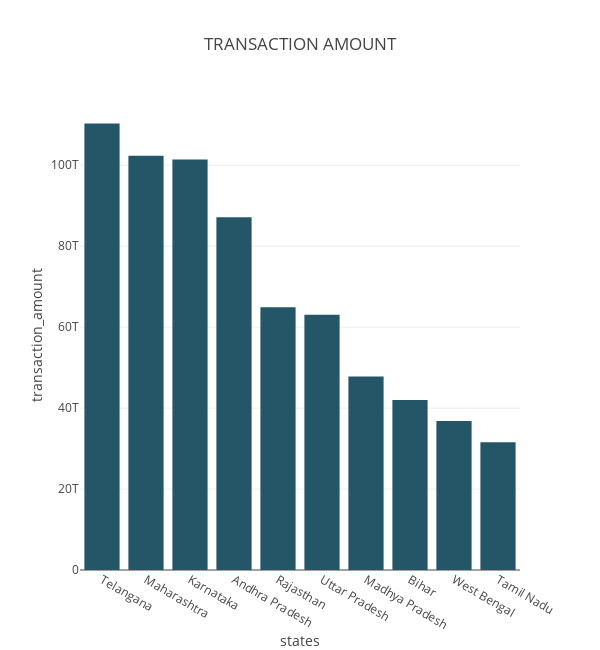
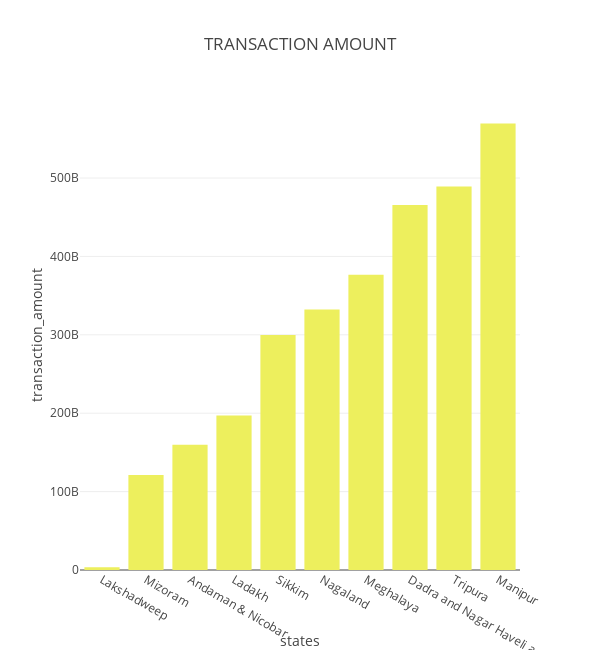
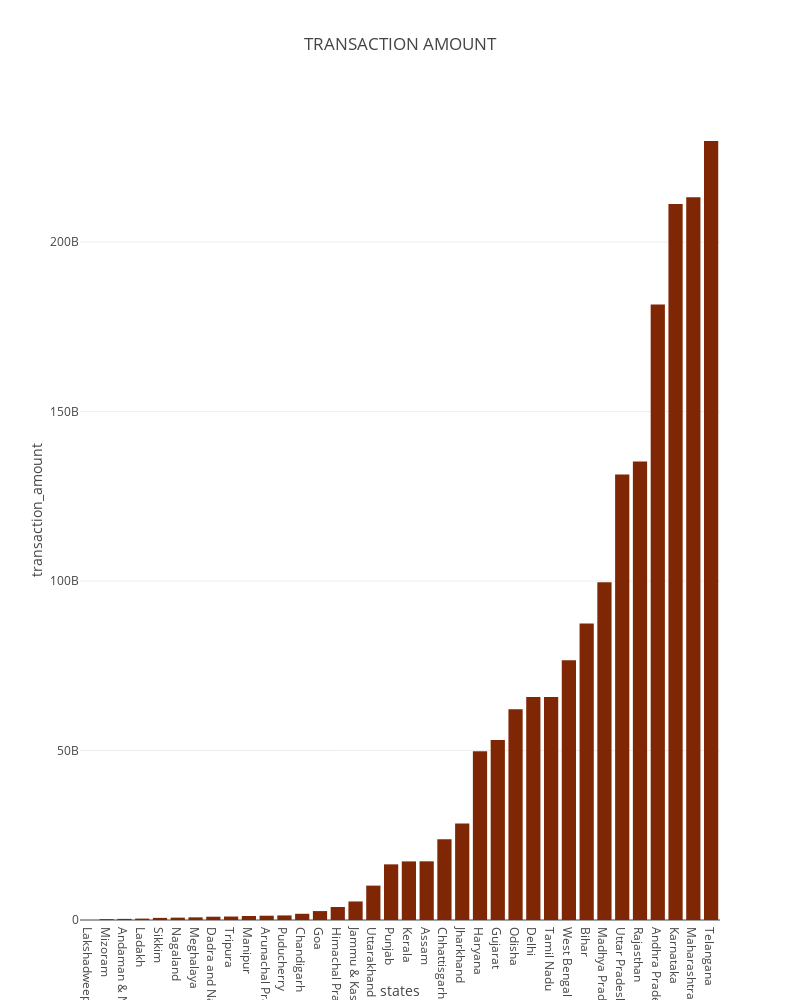

Source (notebook cell) for these figures, in order:
### Code cell
top_chart_transaction_amount("aggrecated_transaction")

### Figure 1 — Plotly figure (JSON) as saved in the notebook; plotly's stock layout.template omitted (floating-point values rounded to 4 significant figures)
{"data": [{"alignmentgroup": "True", "hovertemplate": "<b>%{hovertext}</b><br><br>states=%{x}<br>transaction_amount=%{y}<extra></extra>", "hovertext": ["Telangana", "Maharashtra", "Karnataka", "Andhra Pradesh", "Rajasthan", "Uttar Pradesh", "Madhya Pradesh", "Bihar", "West Bengal", "Tamil Nadu"], "legendgroup": "", "marker": {"color": "rgb(36, 86, 104)", "pattern": {"shape": ""}}, "name": "", "offsetgroup": "", "orientation": "v", "showlegend": false, "textposition": "auto", "type": "bar", "x": ["Telangana", "Maharashtra", "Karnataka", "Andhra Pradesh", "Rajasthan", "Uttar Pradesh", "Madhya Pradesh", "Bihar", "West Bengal", "Tamil Nadu"], "xaxis": "x", "y": [110321105534712, 102359241385996, 101397664181656, 87183084754228, 64921335068948, 63087455962008, 47823166884636, 41990231863288, 36788204701504, 31595177165180], "yaxis": "y"}], "layout": {"barmode": "relative", "height": 650, "legend": {"tracegroupgap": 0}, "title": {"text": "TRANSACTION AMOUNT"}, "width": 600, "xaxis": {"anchor": "y", "domain": [0, 1], "title": {"text": "states"}}, "yaxis": {"anchor": "x", "domain": [0, 1], "title": {"text": "transaction_amount"}}}}

### Figure 2 — Plotly figure (JSON) as saved in the notebook; plotly's stock layout.template omitted (floating-point values rounded to 4 significant figures)
{"data": [{"alignmentgroup": "True", "hovertemplate": "<b>%{hovertext}</b><br><br>states=%{x}<br>transaction_amount=%{y}<extra></extra>", "hovertext": ["Lakshadweep", "Mizoram", "Andaman & Nicobar", "Ladakh", "Sikkim", "Nagaland", "Meghalaya", "Dadra and Nagar Haveli and Daman and Diu", "Tripura", "Manipur"], "legendgroup": "", "marker": {"color": "rgb(237, 239, 93)", "pattern": {"shape": ""}}, "name": "", "offsetgroup": "", "orientation": "v", "showlegend": false, "textposition": "auto", "type": "bar", "x": ["Lakshadweep", "Mizoram", "Andaman & Nicobar", "Ladakh", "Sikkim", "Nagaland", "Meghalaya", "Dadra and Nagar Haveli and Daman and Diu", "Tripura", "Manipur"], "xaxis": "x", "y": [3571563164, 121153911536, 159710924824, 197104874888, 299928927192, 332241398028, 376608393308, 465447260516, 489340146100, 569565742112], "yaxis": "y"}], "layout": {"barmode": "relative", "height": 650, "legend": {"tracegroupgap": 0}, "title": {"text": "TRANSACTION AMOUNT"}, "width": 600, "xaxis": {"anchor": "y", "domain": [0, 1], "title": {"text": "states"}}, "yaxis": {"anchor": "x", "domain": [0, 1], "title": {"text": "transaction_amount"}}}}

### Figure 3 — Plotly figure (JSON) as saved in the notebook; plotly's stock layout.template omitted (floating-point values rounded to 4 significant figures)
{"data": [{"alignmentgroup": "True", "hovertemplate": "<b>%{hovertext}</b><br><br>states=%{x}<br>transaction_amount=%{y}<extra></extra>", "hovertext": ["Lakshadweep", "Mizoram", "Andaman & Nicobar", "Ladakh", "Sikkim", "Nagaland", "Meghalaya", "Dadra and Nagar Haveli and Daman and Diu", "Tripura", "Manipur", "Arunachal Pradesh", "Puducherry", "Chandigarh", "Goa", "Himachal Pradesh", "Jammu & Kashmir", "Uttarakhand", "Punjab", "Kerala", "Assam", "Chhattisgarh", "Jharkhand", "Haryana", "Gujarat", "Odisha", "Delhi", "Tamil Nadu", "West Bengal", "Bihar", "Madhya Pradesh", "Uttar Pradesh", "Rajasthan", "Andhra Pradesh", "Karnataka", "Maharashtra", "Telangana"], "legendgroup": "", "marker": {"color": "rgb(127,39,4)", "pattern": {"shape": ""}}, "name": "", "offsetgroup": "", "orientation": "v", "showlegend": false, "textposition": "auto", "type": "bar", "x": ["Lakshadweep", "Mizoram", "Andaman & Nicobar", "Ladakh", "Sikkim", "Nagaland", "Meghalaya", "Dadra and Nagar Haveli and Daman and Diu", "Tripura", "Manipur", "Arunachal Pradesh", "Puducherry", "Chandigarh", "Goa", "Himachal Pradesh", "Jammu & Kashmir", "Uttarakhand", "Punjab", "Kerala", "Assam", "Chhattisgarh", "Jharkhand", "Haryana", "Gujarat", "Odisha", "Delhi", "Tamil Nadu", "West Bengal", "Bihar", "Madhya Pradesh", "Uttar Pradesh", "Rajasthan", "Andhra Pradesh", "Karnataka", "Maharashtra", "Telangana"], "xaxis": "x", "y": [7832000.0, 252400000.0, 332700000.0, 410600000.0, 624900000.0, 692200000.0, 784600000.0, 969700000.0, 1019000000.0, 1187000000.0, 1267000000.0, 1352000000.0, 1831000000.0, 2631000000.0, 3829000000.0, 5469000000.0, 10140000000.0, 16420000000.0, 17290000000.0, 17320000000.0, 23810000000.0, 28440000000.0, 49810000000.0, 53090000000.0, 62170000000.0, 65770000000.0, 65820000000.0, 76640000000.0, 87480000000.0, 99630000000.0, 131400000000.0, 135300000000.0, 181600000000.0, 211200000000.0, 213200000000.0, 229800000000.0], "yaxis": "y"}], "layout": {"barmode": "relative", "height": 1000, "legend": {"tracegroupgap": 0}, "title": {"text": "TRANSACTION AMOUNT"}, "width": 800, "xaxis": {"anchor": "y", "domain": [0, 1], "title": {"text": "states"}}, "yaxis": {"anchor": "x", "domain": [0, 1], "title": {"text": "transaction_amount"}}}}
